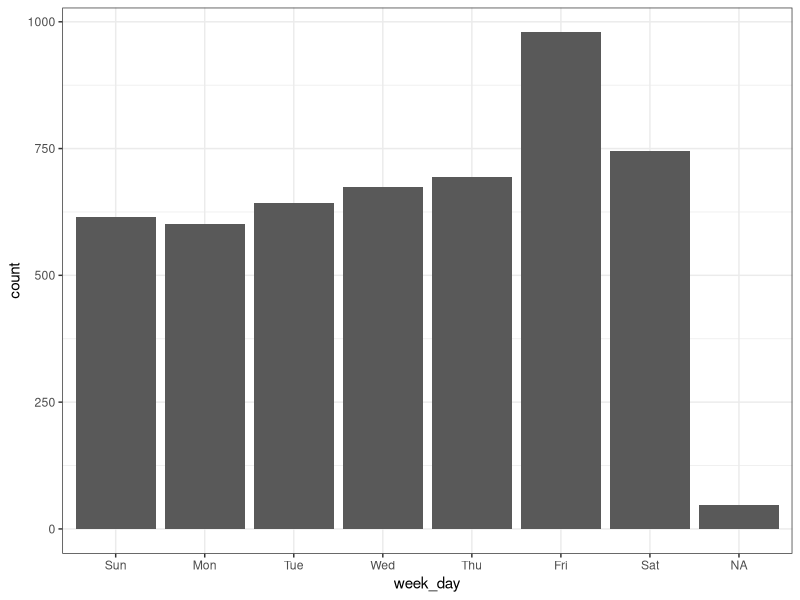
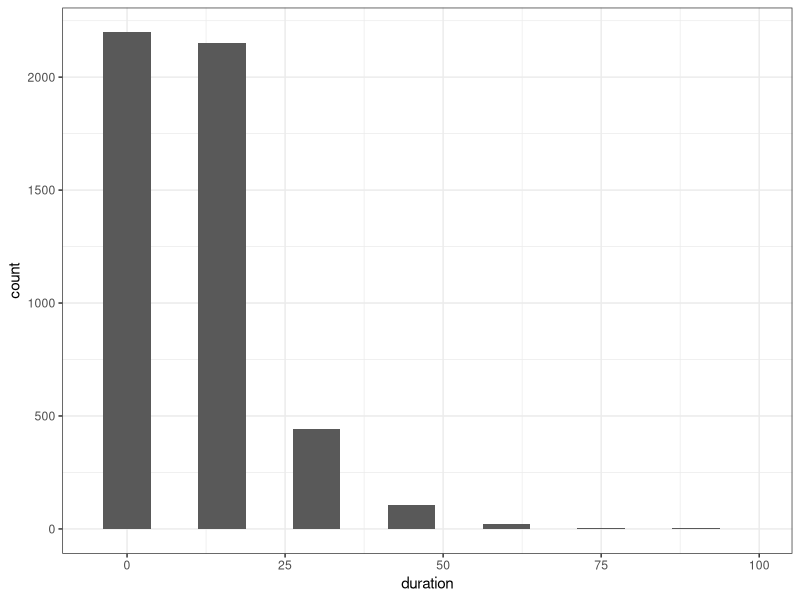
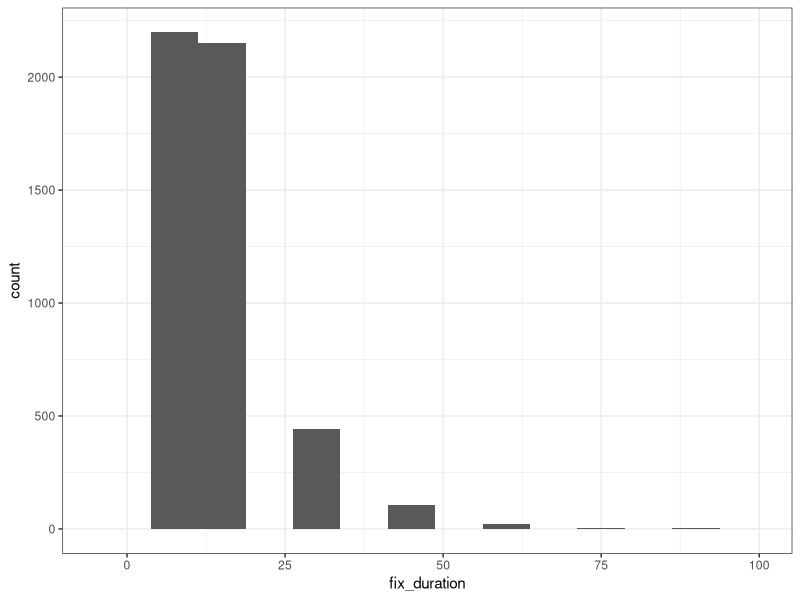
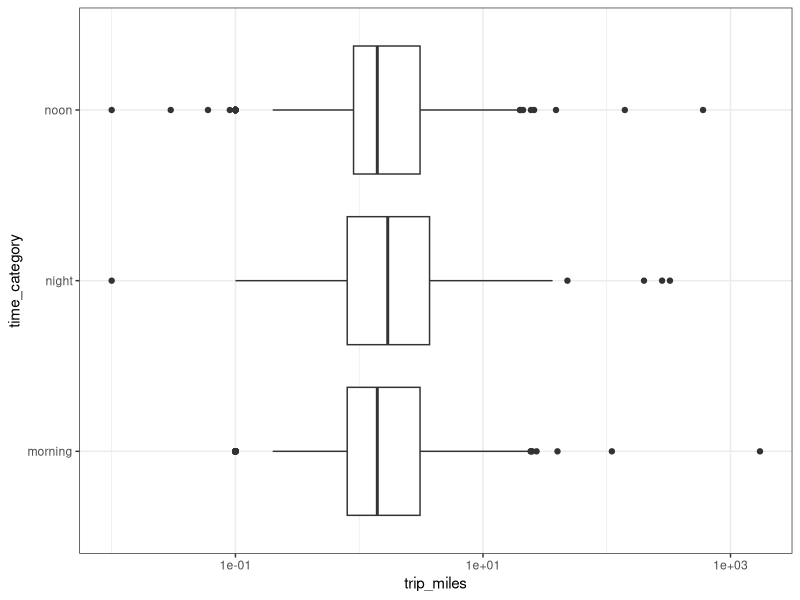
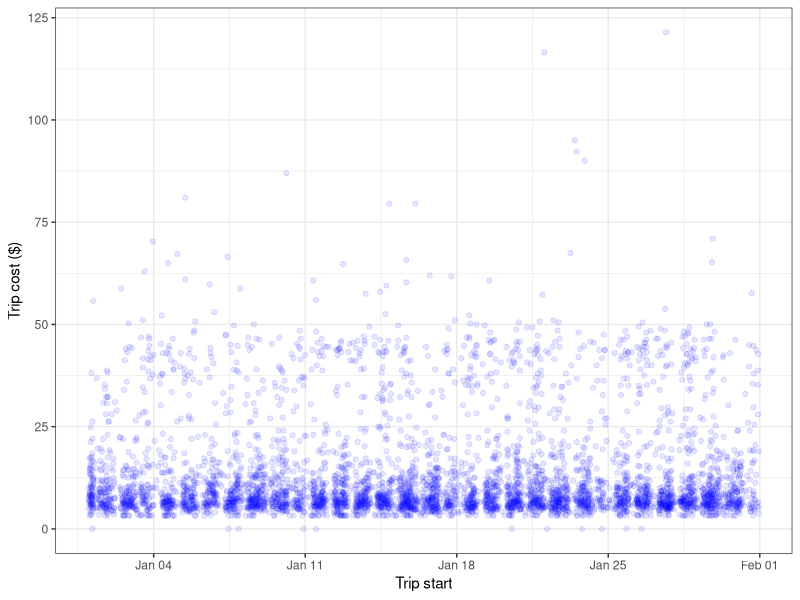
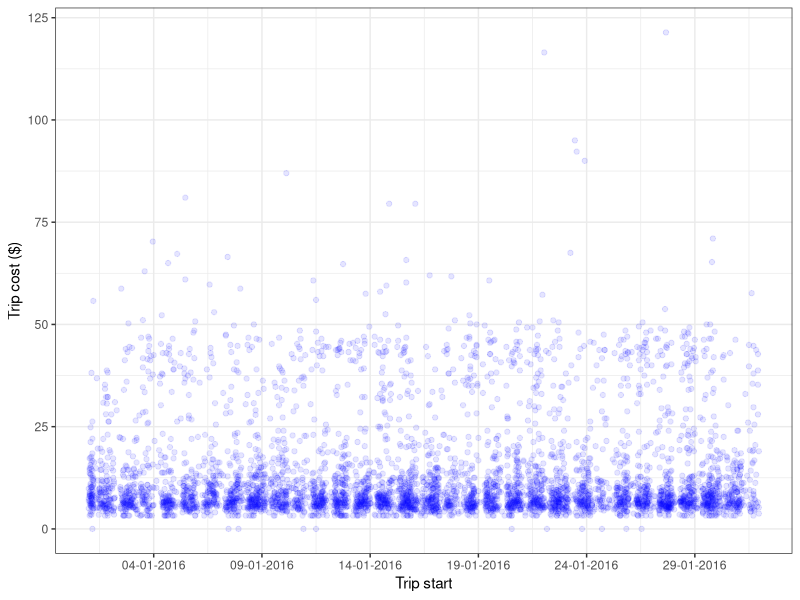
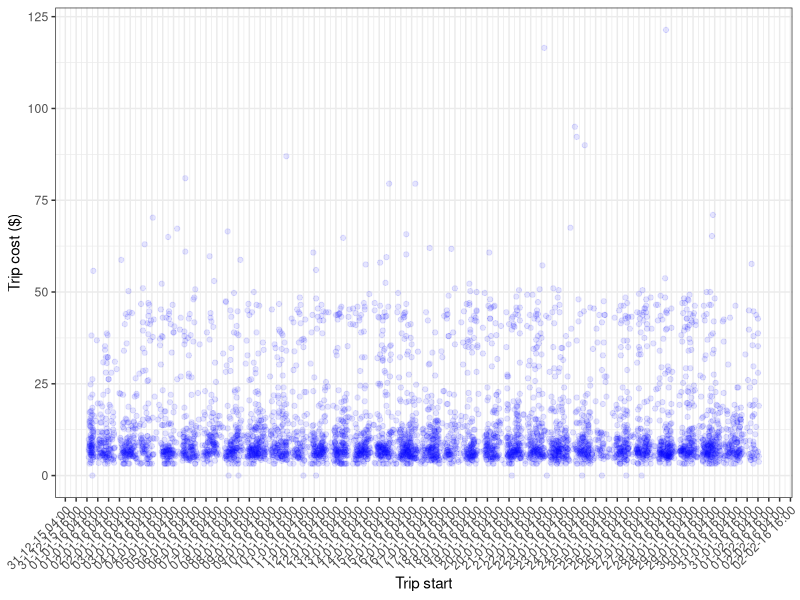
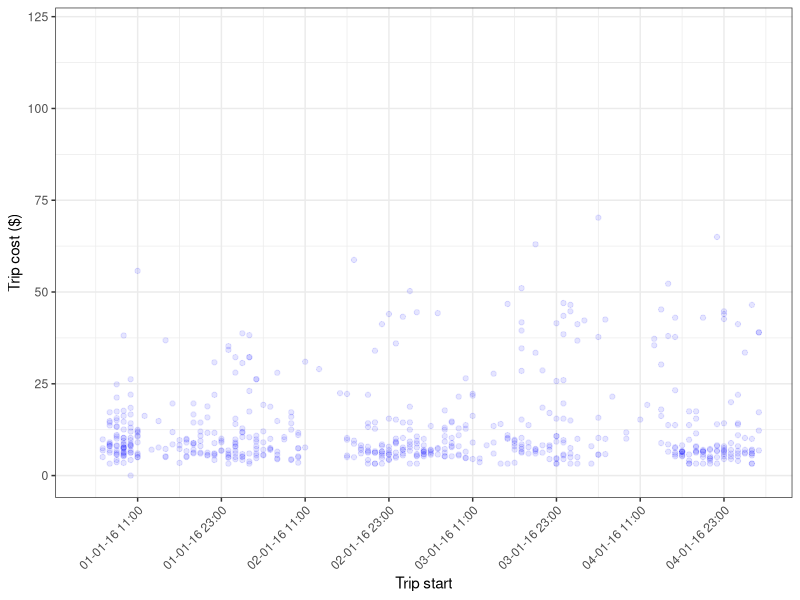

Reproduce these figures in R, in order.
## ---- chunk 1
unclass(Sys.Date())
Sys.Date() - as.Date("1970-01-01")
## ---- chunk 2

unclass(Sys.time())

Sys.time()-1556568634


## ---- chunk 3
unclass(as.POSIXlt(Sys.time()))
## ---- chunk 4
library(tidyverse)
library(lubridate)
library(hms)
library(scales)
library(knitr)
theme_set(theme_bw())
## ---- chunk 5
timeSample <- tibble(
  date_1 = c("02-10-2019", "2/10/19"),
  date_2 = c("2019 10 02", "19/10/2"),
  datetime_1 = c("02-10-2019 19:00:00", "02-10-2019 7:00:00PM")
)
## ---- chunk 6
knitr::kable(timeSample)
## ---- chunk 7
timeSample %>% 
  mutate(date_1 = dmy(date_1)) %>% 
  kable()
## ---- chunk 8
timeSample %>% 
  mutate(date_1 = dmy(date_1),
         date_2 = ymd(date_2)) %>% 
  kable()
## ---- chunk 9
timeSample <- timeSample %>% 
  mutate(date_1 = dmy(date_1),
         date_2 = ymd(date_2),
         datetime_1 = dmy_hms(datetime_1)) 
## ---- chunk 10
kable(timeSample)
## ---- chunk 11
tz(timeSample$datetime_1)
timeSample$datetime_1 <- force_tz(timeSample$datetime_1, "Asia/Jerusalem")
tz(timeSample$datetime_1)
## ---- chunk 12
timeSample$datetime_utc <- with_tz(timeSample$datetime_1, "UTC")
## ---- chunk 13
kable(timeSample)
## ---- chunk 14
ymd_hms("2019-07-20 08:35:00", tz = "Asia/Jerusalem")
## ---- chunk 15

days_in_month(today()) # how many days in this month?
days_in_month(today() + 31) # how many day in the month 31 days from now?
per <- period(hours = 10, minutes = 5) # define a period you can add to other date time...
per # a period class object
Sys.time() + per
Sys.time() - per
difftime(Sys.time() + per, Sys.time(), unit = "hours")
difftime(Sys.time() + period(week = 3), Sys.time(), unit = "day")
exmaple_interval<- interval(start = dmy("01-04-2019"),end = dmy("01-06-2019"),tz="Asia/Jerusalem") # create time interval class
exmaple_interval
today() %within% exmaple_interval
quarter(Sys.time(), with_year = T) # the qurater of the year...
## ---- chunk 16
taxi <- read_csv("taxi.csv")
## ---- chunk 17
class(taxi$trip_start)
class(taxi$trip_end)
taxi <- taxi %>% 
  mutate(trip_start = ymd_hms(trip_start, tz = "America/Chicago"),
         trip_end = ymd_hms(trip_end, tz = "America/Chicago"))
## ---- chunk 18
# If label is false then is will show the week day numbers (1:7)
wday(taxi$trip_start, label = TRUE) %>% head()
## ---- chunk 19
taxi %>% 
  mutate(week_day = wday(trip_start, label = TRUE)) %>% 
  ggplot(aes(week_day)) +
  geom_bar()
## ---- chunk 20
taxi <- taxi %>% 
  mutate(duration = difftime(trip_end, trip_start, 
                             units = "mins")) %>% 
  filter(duration < 100) #remove the abnormally long rides
  
taxi %>% 
  ggplot(aes(duration)) +
  geom_histogram(bins = 15) +
  xlim(-5, 100)
## ---- chunk 21
five_min <- as.period(5, unit = "mins") # create five minute object
taxi <- taxi %>%
  
  # if the duration is 0 add five minutes
  mutate(alt_end_time = ifelse(duration == 0,
                               trip_end + five_min,
                               trip_end)) %>% 
  # the output is in numeric format - change to datetime format and don't forget the time zone
  mutate(alt_end_time = as_datetime(alt_end_time, tz = "America/Chicago")) %>% 
  
  # fix the duration
  mutate(fix_duration = difftime(alt_end_time, trip_start, 
                                 units = "mins"))
taxi %>% 
  filter(fix_duration < 100) %>% 
  ggplot(aes(fix_duration)) +
  geom_histogram(bins = 15) +
  xlim(-5, 100)
## ---- chunk 22
taxi <- taxi %>% 
  mutate(hour = hour(trip_start),
         time_category = case_when(
           between(hour, 5, 12) ~ "morning",
           between(hour, 12, 18) ~ "noon",
           TRUE ~ "night"
         )) 
ggplot(taxi, aes(time_category, trip_miles)) +
  geom_boxplot() +
  scale_y_log10() +
  coord_flip()
## ---- chunk 23
(taxi <- taxi %>% 
  mutate(trip_start = round_date(trip_start, 
                                 unit = "1 hour")))
## ---- chunk 24
(p <- ggplot(taxi, aes(trip_start, fare)) +
  geom_point(color = "blue", alpha = 0.1) + 
  xlab("Trip start") + ylab("Trip cost ($)"))
## ---- chunk 25
p + scale_x_datetime(date_breaks = "5 day", 
                     labels = date_format("%d-%m-%Y"))
## ---- chunk 26
p + scale_x_datetime(date_breaks = "12 hours",
                     labels = date_format("%d-%m-%y %H:%M")) +
  theme(axis.text.x = element_text(angle = 45, hjust = 1))
## ---- chunk 27
start_time <- ymd_hms("2016-01-01 06:00:00", tz = "Asia/Jerusalem")
end_time <- ymd_hms("2016-01-05 06:00:00", tz = "Asia/Jerusalem")
# create a start and end time R object
start_end <- c(start_time, end_time)
p + scale_x_datetime(limits = start_end,
                     date_breaks = "12 hours", 
                     labels = date_format("%d-%m-%y %H:%M")) +
  theme(axis.text.x = element_text(angle = 45, hjust = 1))
## ---- chunk 28
taxi <- taxi %>% 
  mutate(time = as.hms(trip_start)) 
ggplot(taxi, aes(time, fare)) +
  geom_point(color = "blue", alpha = 0.1) +
  scale_x_time(labels = function(x) strftime(x, "%H:%M"))
## ---- chunk 29
taxi <- taxi %>% 
  mutate(fake_date = ymd_hms(paste("2000-01-01", time)))
(p_2 <- ggplot(taxi, aes(fake_date, fare)) +
    geom_point(color = "blue", alpha = 0.1) + 
    xlab("Trip start (hour)") + 
    ylab("Trip cost ($)"))
p_2 + 
  scale_x_datetime(date_breaks = "2 hours", 
                   labels = date_format("%H:%M")) +
  theme(axis.text.x = element_text(angle = 45, hjust = 1))
